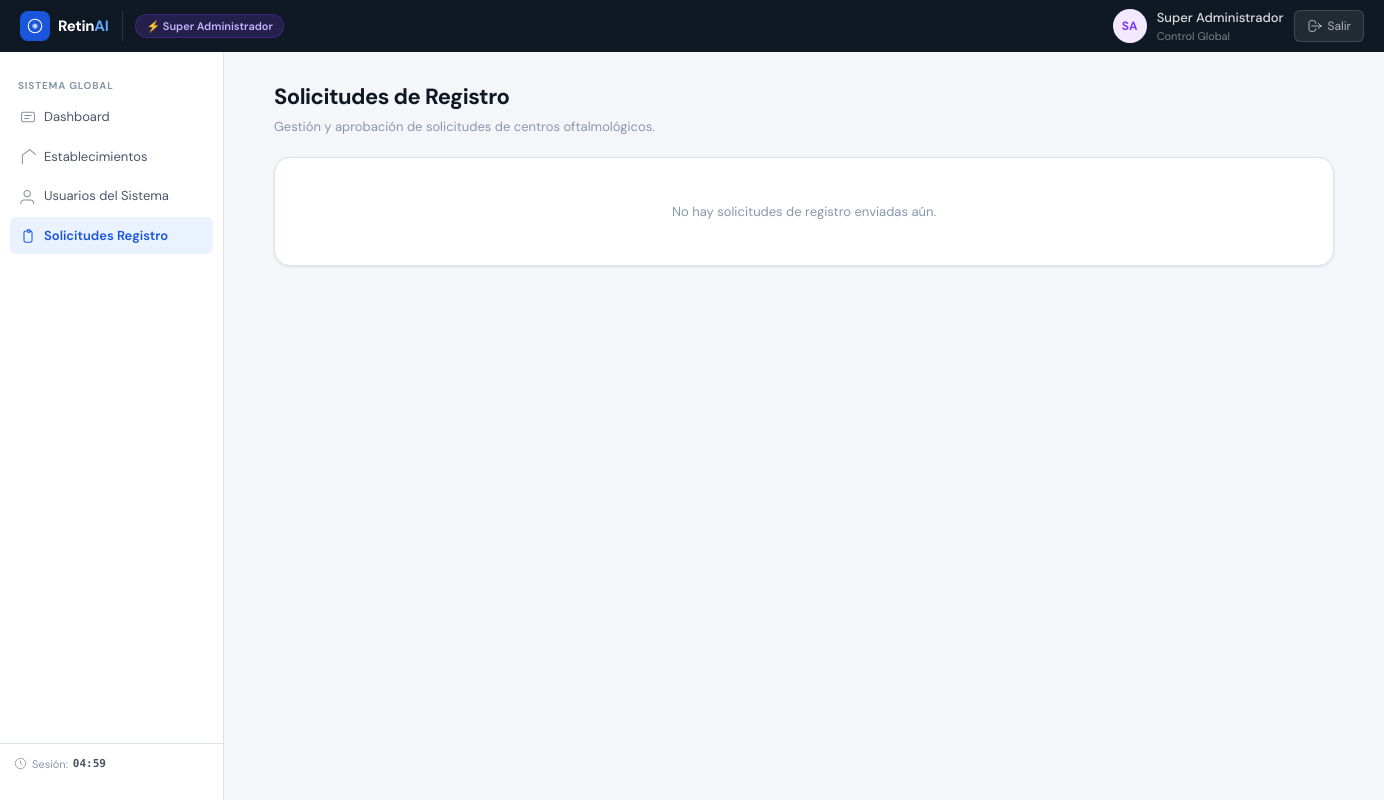
The page /views/superadmin/SolicitudesRegistro.php (signed in) on the database as committed earlier.
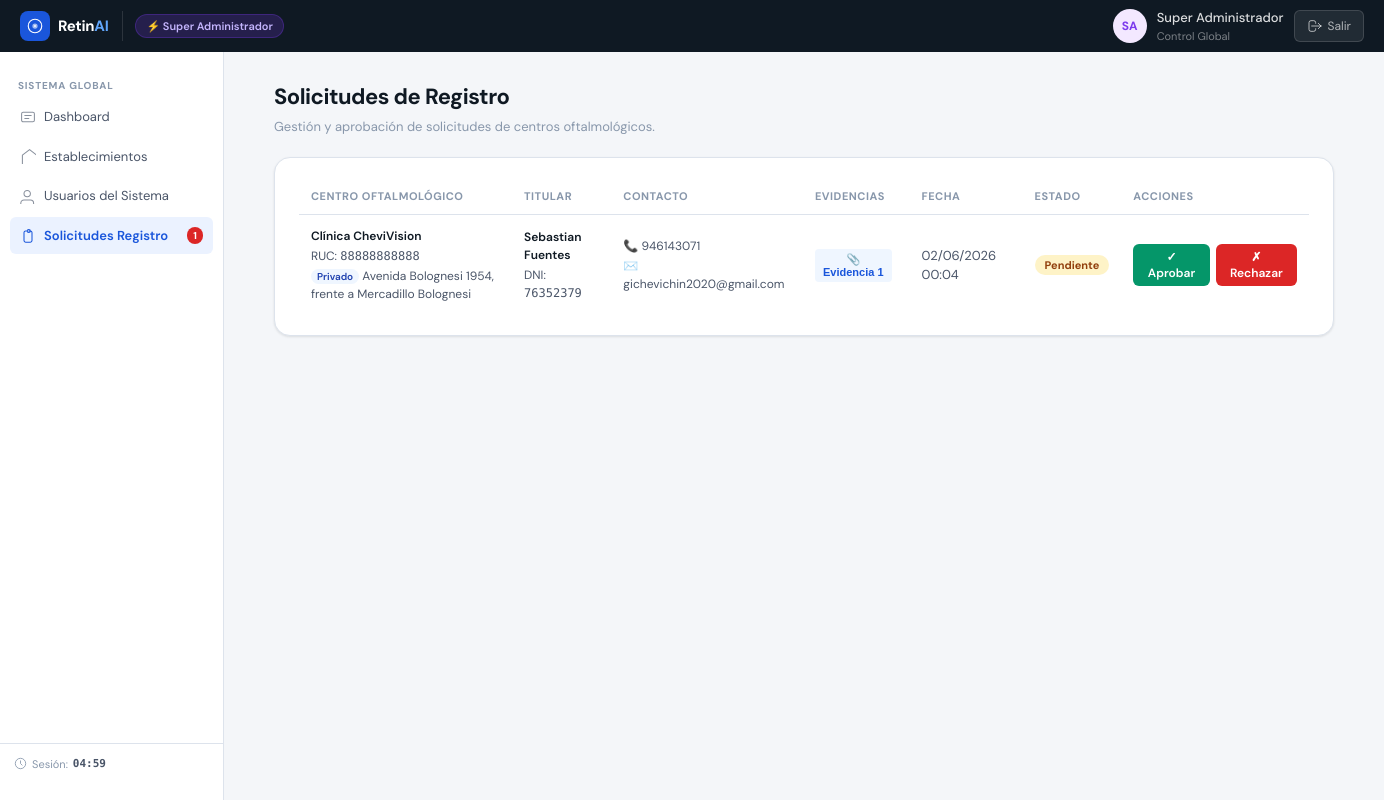
The same page on the database as committed later.
### tables this page shows
CREATE TABLE IF NOT EXISTS `solicitudes_establecimiento` (
  `id` int NOT NULL AUTO_INCREMENT,
  `nombre_centro` varchar(100) NOT NULL,
  `direccion` varchar(200) NOT NULL,
  `tipo` enum('publico','privado') NOT NULL,
  `ruc` varchar(11) NOT NULL,
  `dni_titular` varchar(8) NOT NULL,
  `nombres_titular` varchar(100) NOT NULL,
  `apellidos_titular` varchar(100) NOT NULL,
  `telefono` varchar(15) NOT NULL,
  `correo_contacto` varchar(100) NOT NULL,
  `evidencia_1` mediumtext,
  `evidencia_1_nombre` varchar(255) DEFAULT NULL,
  `evidencia_2` mediumtext,
  `evidencia_2_nombre` varchar(255) DEFAULT NULL,
  `estado` enum('pendiente','aprobado','rechazado') NOT NULL DEFAULT 'pendiente',
  `fecha_solicitud` datetime NOT NULL DEFAULT CURRENT_TIMESTAMP,
  PRIMARY KEY (`id`)
);

### config/session_guard.php (called while the page is built, shortened)
<?php
function get_base_path() {
    $root = str_replace('\\', '/', realpath(__DIR__ . '/..'));
    $current = str_replace('\\', '/', dirname(realpath($_SERVER['SCRIPT_FILENAME'])));
    $relative = '';
    $curr = $current;
    while (strlen($curr) > strlen($root) && $curr !== $root) {
        $relative .= '../';
        $curr = dirname($curr);
    }
    return $relative ?: './';
}

### views/superadmin/SolicitudesRegistro.php (the view, shortened to what the changed rows need)
<?php
require_once __DIR__ . '/../../config/session_guard.php';
$base = get_base_path();
try {
    $db = (new Database())->getConnection();
    $solicitudes = [];
    $cnt_solicitudes_pendientes = 0;
    try {
        $solicitudes = $db->query(
            "SELECT id, nombre_centro, direccion, tipo, ruc,
                    dni_titular, nombres_titular, apellidos_titular, telefono, correo_contacto,
                    evidencia_1, evidencia_1_nombre, evidencia_2, evidencia_2_nombre,
                    estado, fecha_solicitud
             FROM solicitudes_establecimiento
             ORDER BY FIELD(estado,'pendiente','aprobado','rechazado'), fecha_solicitud DESC"
        )->fetchAll(PDO::FETCH_ASSOC);
        $cnt_solicitudes_pendientes = $db->query(
            "SELECT COUNT(*) FROM solicitudes_establecimiento WHERE estado='pendiente'"
        )->fetchColumn();
    } catch(Exception $e) {
        $solicitudes = [];
        $cnt_solicitudes_pendientes = 0;
    }
} catch(Exception $ex) {
    $solicitudes = [];
    $cnt_solicitudes_pendientes = 0;
}
?>
<!DOCTYPE html>
<html lang="es">
<head>
<link rel="stylesheet" href="<?= $base ?>assets/css/dashboard/dashboard.css">
</head>
<body>
<div class="app-shell">
    <?php require_once __DIR__ . '/../shared/sidebar.php'; ?>
    <main class="main-content">
        <div class="section-header">
            <h1 class="page-title">Solicitudes de Registro</h1>
        </div>
        <div class="card" style="overflow-x:auto;">
            <?php if (empty($solicitudes)): ?>
            <p class="empty-msg">No hay solicitudes de registro enviadas aún.</p>
            <?php else: ?>
            <table class="data-table" style="min-width:1000px;">
                <thead>
                    <tr>
                        <th>Centro Oftalmológico</th>
                        <th>Titular</th>
                        <th>Contacto</th>
                        <th>Evidencias</th>
                        <th>Fecha</th>
                        <th>Estado</th>
                        <th>Acciones</th>
                    </tr>
                </thead>
                <tbody>
                <?php foreach ($solicitudes as $s): ?>
                <tr id="row-solicitud-<?= (int)$s['id'] ?>">
                    <td>
                        <div class="info-block">
                            <strong><?= htmlspecialchars($s['nombre_centro']) ?></strong>
                            <span>RUC: <span class="mono"><?= htmlspecialchars($s['ruc']) ?></span></span>
                            <span><span class="badge-tipo" style="padding:1px 6px;font-size:10px;"><?= ucfirst(htmlspecialchars($s['tipo'])) ?></span> <?= htmlspecialchars($s['direccion']) ?></span>
                        </div>
                    </td>
                    <td>
                        <div class="info-block">
                            <strong><?= htmlspecialchars($s['nombres_titular'] . ' ' . $s['apellidos_titular']) ?></strong>
                            <span>DNI: <span class="mono"><?= htmlspecialchars($s['dni_titular']) ?></span></span>
                        </div>
                    </td>
                    <td>
                        <div class="info-block">
                            <span>📞 <?= htmlspecialchars($s['telefono']) ?></span>
                            <span>✉️ <?= htmlspecialchars($s['correo_contacto']) ?></span>
                        </div>
                    </td>
                    <td>
                        <?php if ($s['evidencia_1']): ?>
                        <button type="button" class="evi-link btn-preview" data-name="<?= htmlspecialchars($s['evidencia_1_nombre'] ?: 'Evidencia 1') ?>" data-src="<?= htmlspecialchars($s['evidencia_1']) ?>">📎 Evidencia 1</button>
                        <?php endif; ?>
                    </td>
                    <td class="text-muted small"><?= $s['fecha_solicitud'] ? date('d/m/Y H:i', strtotime($s['fecha_solicitud'])) : '—' ?></td>
                    <td>
                        <?php
                        $estadoClass = match($s['estado']) {
                            'pendiente' => 'badge-pending',
                            'aprobado'  => 'badge-approved',
                            'rechazado' => 'badge-rejected',
                            default     => 'badge-info'
                        };
                        $estadoLabel = match($s['estado']) {
                            'pendiente' => 'Pendiente',
                            'aprobado'  => 'Aprobado',
                            'rechazado' => 'Rechazado',
                            default     => ucfirst($s['estado'])
                        };
                        ?>
                        <span class="<?= $estadoClass ?>"><?= $estadoLabel ?></span>
                    </td>
                    <td>
                        <?php if ($s['estado'] === 'pendiente'): ?>
                        <div class="action-btns">
                            <form method="POST" action="<?= $base ?>controllers/SolicitudController.php" style="margin:0">
                                <button type="submit" class="btn-approve" onclick="return confirm('¿Aprobar esta solicitud, crear el establecimiento y enviar correo al titular?')">✓ Aprobar</button>
                            </form>
                            <form method="POST" action="<?= $base ?>controllers/SolicitudController.php" style="margin:0">
                                <button type="submit" class="btn-reject" onclick="return confirm('¿Rechazar esta solicitud?')">✗ Rechazar</button>
                            </form>
                        </div>
                        <?php else: ?>
                        <span class="text-muted small">—</span>
                        <?php endif; ?>
                    </td>
                </tr>
                <?php endforeach; ?>
                </tbody>
            </table>
            <?php endif; ?>
        </div>
    </main>
</div>
</body>
</html>

### views/shared/sidebar.php (shortened to what the changed rows need)
<?php
$_rol = $_SESSION['rol_codigo'] ?? '';
?>
<aside class="sidebar">
    <nav class="sidebar-nav">
        <?php if ($_rol === 'ADM'):
            $_page = basename($_SERVER['PHP_SELF']); ?>
        <div class="nav-section">
            <span class="nav-section-label">Gestión</span>
            <a href="<?= $base ?>views/admin/index.php"
               class="nav-item <?= $_page === 'index.php' ? 'active' : '' ?>">
                <svg class="nav-icon" viewBox="0 0 20 20" fill="none"><rect x="2" y="4" width="16" height="12" rx="2" stroke="currentColor" stroke-width="1.3"/><path d="M6 8h8M6 12h5" stroke="currentColor" stroke-width="1.3" stroke-linecap="round"/></svg>
                Dashboard
                <?php if (!empty($cnt_pendientes) && $cnt_pendientes > 0): ?>
                    <span class="nav-badge"><?= $cnt_pendientes ?></span>
                <?php endif; ?>
            </a>
            <a href="<?= $base ?>views/admin/misestablecimientos.php"
               class="nav-item <?= $_page === 'misestablecimientos.php' || $_page === 'nuevoestablecimiento.php' ? 'active' : '' ?>">
                <svg class="nav-icon" viewBox="0 0 20 20" fill="none"><path d="M3 9l9-7 9 7v11a2 2 0 01-2 2H5a2 2 0 01-2-2z" stroke="currentColor" stroke-width="1.3"/></svg>
                Mis Establecimientos
            </a>
            <a href="<?= $base ?>views/admin/doctor.php"
               class="nav-item <?= $_page === 'doctor.php' || $_page === 'create_doctor.php' ? 'active' : '' ?>">
                <svg class="nav-icon" viewBox="0 0 20 20" fill="none"><path d="M13 6a3 3 0 11-6 0 3 3 0 016 0zM18 14a6 6 0 10-12 0" stroke="currentColor" stroke-width="1.3" stroke-linecap="round"/></svg>
                Médicos
            </a>
        </div>
        <?php elseif ($_rol === 'SAD'):
            $_page = basename($_SERVER['PHP_SELF']); ?>
        <div class="nav-section">
            <a href="<?= $base ?>views/superadmin/SolicitudesRegistro.php"
               class="nav-item <?= $_page === 'SolicitudesRegistro.php' ? 'active' : '' ?>">
                <svg class="nav-icon" viewBox="0 0 20 20" fill="none"><path d="M9 5H7a2 2 0 00-2 2v10a2 2 0 002 2h6a2 2 0 002-2V7a2 2 0 00-2-2h-2M9 5a2 2 0 002 2h0a2 2 0 002-2M9 5a2 2 0 012-2h0a2 2 0 012 2" stroke="currentColor" stroke-width="1.3" stroke-linecap="round"/></svg>
                Solicitudes Registro
                <?php
                if (!empty($cnt_solicitudes_pendientes) && $cnt_solicitudes_pendientes > 0): ?>
                    <span class="nav-badge"><?= $cnt_solicitudes_pendientes ?></span>
                <?php endif; ?>
            </a>
        </div>
        <?php endif; ?>
    </nav>
</aside>

Rows that differ between the two databases and show on the page:
added solicitudes_establecimiento: nombre_centro "Clínica CheviVision", ruc "88888888888", tipo "Privado", direccion "Avenida Bolognesi 1954, frente a Mercadillo Bolognesi", nombres_titular+apellidos_titular "Sebastian Fuentes", dni_titular "76352379", telefono "946143071", correo_contacto "gichevichin2020@gmail.com", fecha_solicitud "02/06/2026 00:04", estado "Pendiente"
Other text that changed with them:
$cnt_solicitudes_pendientes: (not shown) → "1"
text no longer shown: "No hay solicitudes de registro enviadas aún."
text now shown: "CENTRO OFTALMOLÓGICO TITULAR CONTACTO EVIDENCIAS FECHA ESTADO ACCIONES"
